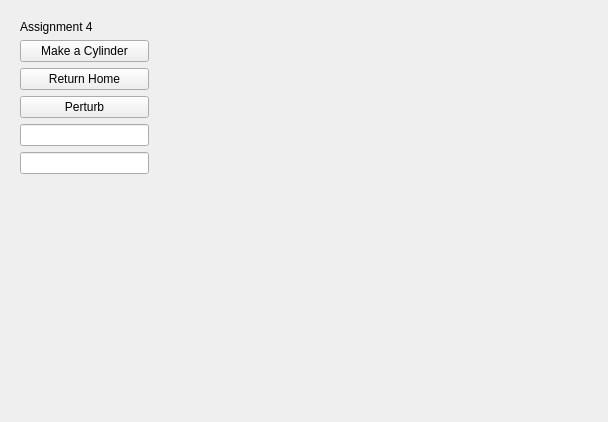
<?xml version="1.0" encoding="UTF-8"?>
<ui version="4.0">
 <class>Form</class>
 <widget class="QWidget" name="Form">
  <property name="geometry">
   <rect>
    <x>0</x>
    <y>0</y>
    <width>608</width>
    <height>422</height>
   </rect>
  </property>
  <property name="windowTitle">
   <string>Form</string>
  </property>
  <layout class="QGridLayout" name="gridLayout">
   <item row="0" column="0">
    <widget class="QWidget" name="controlsBox" native="true">
     <layout class="QVBoxLayout" name="verticalLayout">
      <item>
       <widget class="QLabel" name="label">
        <property name="text">
         <string>Assignment 4</string>
        </property>
       </widget>
      </item>
      <item>
       <widget class="QPushButton" name="exampleBtn">
        <property name="text">
         <string>Make a Cylinder</string>
        </property>
       </widget>
      </item>
      <item>
       <widget class="QPushButton" name="homeBtn">
        <property name="text">
         <string>Return Home</string>
        </property>
       </widget>
      </item>
      <item>
       <widget class="QPushButton" name="perturbBtn">
        <property name="text">
         <string>Perturb</string>
        </property>
       </widget>
      </item>
      <item>
       <widget class="QLineEdit" name="minInput">
        <property name="contextMenuPolicy">
         <enum>Qt::DefaultContextMenu</enum>
        </property>
        <property name="inputMethodHints">
         <set>Qt::ImhNone</set>
        </property>
        <property name="placeholderText">
         <string/>
        </property>
       </widget>
      </item>
      <item>
       <widget class="QLineEdit" name="maxInput"/>
      </item>
      <item>
       <spacer name="verticalSpacer">
        <property name="orientation">
         <enum>Qt::Vertical</enum>
        </property>
        <property name="sizeHint" stdset="0">
         <size>
          <width>20</width>
          <height>40</height>
         </size>
        </property>
       </spacer>
      </item>
     </layout>
    </widget>
   </item>
   <item row="0" column="2">
    <spacer name="horizontalSpacer">
     <property name="orientation">
      <enum>Qt::Horizontal</enum>
     </property>
     <property name="sizeHint" stdset="0">
      <size>
       <width>439</width>
       <height>20</height>
      </size>
     </property>
    </spacer>
   </item>
  </layout>
 </widget>
 <resources/>
 <connections/>
</ui>
